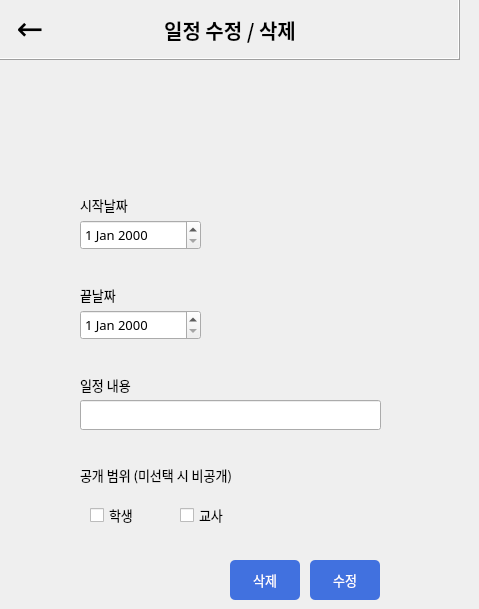
    <widget class="QWidget" name="stack_schedule_edit">
     <widget class="QLabel" name="label_132">
      <property name="geometry">
       <rect>
        <x>80</x>
        <y>370</y>
        <width>250</width>
        <height>30</height>
       </rect>
      </property>
      <property name="font">
       <font>
        <family>맑은 고딕</family>
        <pointsize>10</pointsize>
       </font>
      </property>
      <property name="styleSheet">
       <string notr="true">background-color: rgba(255, 255, 255, 0);</string>
      </property>
      <property name="text">
       <string>일정 내용</string>
      </property>
      <property name="alignment">
       <set>Qt::AlignLeading|Qt::AlignLeft|Qt::AlignVCenter</set>
      </property>
     </widget>
     <widget class="QFrame" name="frame_24">
      <property name="geometry">
       <rect>
        <x>-10</x>
        <y>-10</y>
        <width>470</width>
        <height>70</height>
       </rect>
      </property>
      <property name="font">
       <font>
        <family>맑은 고딕</family>
       </font>
      </property>
      <property name="frameShape">
       <enum>QFrame::Box</enum>
      </property>
      <property name="frameShadow">
       <enum>QFrame::Raised</enum>
      </property>
      <widget class="QLabel" name="btn_schedule_edit_to_schedule">
       <property name="geometry">
        <rect>
         <x>20</x>
         <y>20</y>
         <width>40</width>
         <height>40</height>
        </rect>
       </property>
       <property name="font">
        <font>
         <family>맑은 고딕</family>
         <pointsize>24</pointsize>
         <weight>50</weight>
         <bold>false</bold>
        </font>
       </property>
       <property name="cursor">
        <cursorShape>PointingHandCursor</cursorShape>
       </property>
       <property name="text">
        <string>←</string>
       </property>
       <property name="alignment">
        <set>Qt::AlignBottom|Qt::AlignHCenter</set>
       </property>
      </widget>
      <widget class="QLabel" name="label_134">
       <property name="geometry">
        <rect>
         <x>150</x>
         <y>20</y>
         <width>180</width>
         <height>40</height>
        </rect>
       </property>
       <property name="font">
        <font>
         <family>맑은 고딕</family>
         <pointsize>15</pointsize>
         <weight>75</weight>
         <bold>true</bold>
        </font>
       </property>
       <property name="text">
        <string>일정 수정 / 삭제</string>
       </property>
       <property name="alignment">
        <set>Qt::AlignCenter</set>
       </property>
      </widget>
     </widget>
     <widget class="QLabel" name="label_135">
      <property name="geometry">
       <rect>
        <x>80</x>
        <y>280</y>
        <width>250</width>
        <height>30</height>
       </rect>
      </property>
      <property name="font">
       <font>
        <family>맑은 고딕</family>
        <pointsize>10</pointsize>
       </font>
      </property>
      <property name="styleSheet">
       <string notr="true">background-color: rgba(255, 255, 255, 0);</string>
      </property>
      <property name="text">
       <string>끝날짜</string>
      </property>
      <property name="alignment">
       <set>Qt::AlignLeading|Qt::AlignLeft|Qt::AlignVCenter</set>
      </property>
     </widget>
     <widget class="QLineEdit" name="edit_edit_schedule">
      <property name="geometry">
       <rect>
        <x>80</x>
        <y>400</y>
        <width>301</width>
        <height>30</height>
       </rect>
      </property>
      <property name="font">
       <font>
        <family>맑은 고딕</family>
        <pointsize>10</pointsize>
       </font>
      </property>
     </widget>
     <widget class="QLabel" name="label_136">
      <property name="geometry">
       <rect>
        <x>80</x>
        <y>190</y>
        <width>250</width>
        <height>30</height>
       </rect>
      </property>
      <property name="font">
       <font>
        <family>맑은 고딕</family>
        <pointsize>10</pointsize>
       </font>
      </property>
      <property name="styleSheet">
       <string notr="true">background-color: rgba(255, 255, 255, 0);</string>
      </property>
      <property name="text">
       <string>시작날짜</string>
      </property>
      <property name="alignment">
       <set>Qt::AlignLeading|Qt::AlignLeft|Qt::AlignVCenter</set>
      </property>
     </widget>
     <widget class="QLabel" name="label_137">
      <property name="geometry">
       <rect>
        <x>80</x>
        <y>460</y>
        <width>250</width>
        <height>30</height>
       </rect>
      </property>
      <property name="font">
       <font>
        <family>맑은 고딕</family>
        <pointsize>10</pointsize>
       </font>
      </property>
      <property name="styleSheet">
       <string notr="true">background-color: rgba(255, 255, 255, 0);</string>
      </property>
      <property name="text">
       <string>공개 범위 (미선택 시 비공개)</string>
      </property>
      <property name="alignment">
       <set>Qt::AlignLeading|Qt::AlignLeft|Qt::AlignVCenter</set>
      </property>
     </widget>
     <widget class="QLabel" name="btn_edit_schedule">
      <property name="geometry">
       <rect>
        <x>310</x>
        <y>560</y>
        <width>70</width>
        <height>40</height>
       </rect>
      </property>
      <property name="font">
       <font>
        <family>맑은 고딕</family>
        <pointsize>10</pointsize>
       </font>
      </property>
      <property name="cursor">
       <cursorShape>PointingHandCursor</cursorShape>
      </property>
      <property name="styleSheet">
       <string notr="true">background-color: rgb(65, 113, 223);
border-radius: 5px;
color: rgb(255, 255, 255);</string>
      </property>
      <property name="text">
       <string>수정</string>
      </property>
      <property name="alignment">
       <set>Qt::AlignCenter</set>
      </property>
     </widget>
     <widget class="QDateEdit" name="date_edit_start">
      <property name="geometry">
       <rect>
        <x>80</x>
        <y>220</y>
        <width>121</width>
        <height>30</height>
       </rect>
      </property>
      <property name="font">
       <font>
        <family>맑은 고딕</family>
        <pointsize>10</pointsize>
       </font>
      </property>
     </widget>
     <widget class="QCheckBox" name="check_edit_stu">
      <property name="geometry">
       <rect>
        <x>90</x>
        <y>500</y>
        <width>60</width>
        <height>30</height>
       </rect>
      </property>
      <property name="font">
       <font>
        <family>맑은 고딕</family>
        <pointsize>10</pointsize>
       </font>
      </property>
      <property name="text">
       <string>학생</string>
      </property>
     </widget>
     <widget class="QDateEdit" name="date_edit_end">
      <property name="geometry">
       <rect>
        <x>80</x>
        <y>310</y>
        <width>121</width>
        <height>30</height>
       </rect>
      </property>
      <property name="font">
       <font>
        <family>맑은 고딕</family>
        <pointsize>10</pointsize>
       </font>
      </property>
     </widget>
     <widget class="QCheckBox" name="check_edit_pro">
      <property name="geometry">
       <rect>
        <x>180</x>
        <y>500</y>
        <width>60</width>
        <height>30</height>
       </rect>
      </property>
      <property name="font">
       <font>
        <family>맑은 고딕</family>
        <pointsize>10</pointsize>
       </font>
      </property>
      <property name="text">
       <string>교사</string>
      </property>
     </widget>
     <widget class="QLabel" name="btn_delete_schedule">
      <property name="geometry">
       <rect>
        <x>230</x>
        <y>560</y>
        <width>70</width>
        <height>40</height>
       </rect>
      </property>
      <property name="font">
       <font>
        <family>맑은 고딕</family>
        <pointsize>10</pointsize>
       </font>
      </property>
      <property name="cursor">
       <cursorShape>PointingHandCursor</cursorShape>
      </property>
      <property name="styleSheet">
       <string notr="true">background-color: rgb(65, 113, 223);
border-radius: 5px;
color: rgb(255, 255, 255);</string>
      </property>
      <property name="text">
       <string>삭제</string>
      </property>
      <property name="alignment">
       <set>Qt::AlignCenter</set>
      </property>
     </widget>
    </widget>
